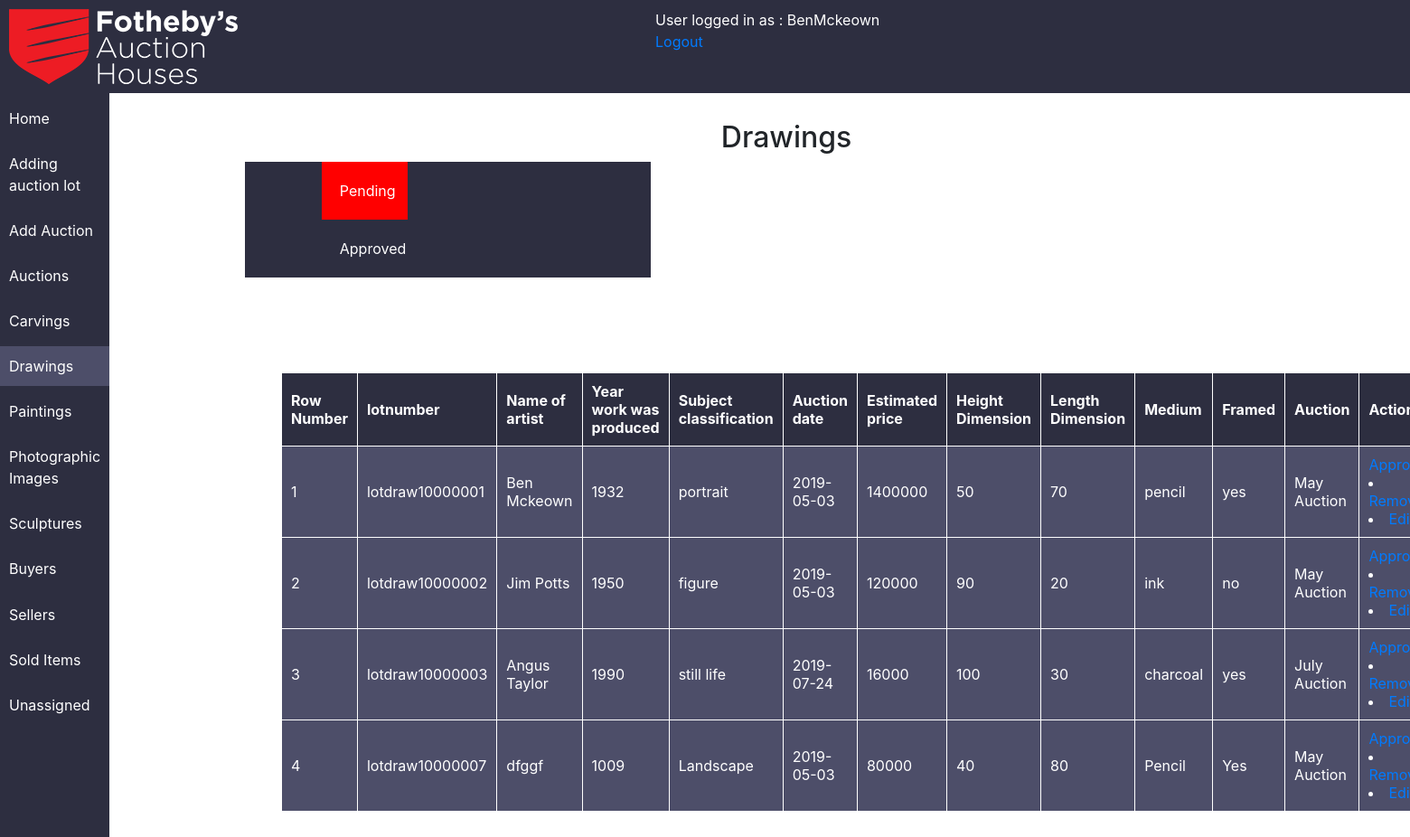
/default/public/admin/Drawings.php (signed in), run on the app's committed database.
### tables this page shows
CREATE TABLE `Drawings` (
  `idDrawings` int(11) NOT NULL AUTO_INCREMENT,
  `lotnumber` varchar(8) NOT NULL DEFAULT 'lotdraw',
  `Name_of_artist` varchar(45) DEFAULT NULL,
  `Year_work_produced` varchar(45) DEFAULT NULL,
  `subject_classification` varchar(45) DEFAULT NULL,
  `description` varchar(500) DEFAULT NULL,
  `auction_date` date DEFAULT NULL,
  `estimated_price` varchar(45) DEFAULT NULL,
  `Drawing_medium` varchar(45) DEFAULT NULL,
  `framed` varchar(45) DEFAULT NULL,
  `Height_dimension` varchar(45) DEFAULT NULL,
  `Length_dimension` varchar(45) DEFAULT NULL,
  `Auction` varchar(45) DEFAULT NULL,
  `status` varchar(45) DEFAULT NULL,
  `category` varchar(45) DEFAULT NULL,
  `sold_for` varchar(45) DEFAULT NULL,
  `commision_price` varchar(45) DEFAULT NULL,
  PRIMARY KEY (`idDrawings`,`lotnumber`)
);

### default/public/admin/Drawings.php (the view, shortened to what this page needs)
<?php
if (isset($_SESSION['loggedin']) && $_SESSION['loggedin'] == true){
require '../headers/header.php';
?>
<h2>Drawings</h2>
<div class="buttons">
<ul class="buttons">
  <a href="Drawings.php">
    <div class="active">
<li >
  Pending
</li>
</div>
</a>
<a href="approveddrawings.php">
  <li>
    Approved
  </li>
</a>
</ul>
</div>
<div class="con">
<div class="tableview">
<table id="tableid" width="100%">
  <tr>
    <th>
      Row Number
    </th>
     <th>lotnumber</th>
     <th>Name of artist</th>
     <th>Year work was produced</th>
   <th>Subject classification</th>
     <th>Auction date</th>
      <th>Estimated price</th>
       <th>Height Dimension</th>
        <th>Length Dimension</th>
         <th>Medium</th>
          <th>Framed</th>
          <th>Auction</th>
            <th>Action</th>
<?php
require '../config.php';
$results = $pdo->query('SELECT * FROM Drawings WHERE status = "pending"');
$i=1;
foreach($results as $row){
echo  '<tr id="wrapper">'.
'<td> <a>'.$i.'</a></td>'.
      '<td> <a>'.$row['lotnumber'].$row['idDrawings'].'</a></td>'.
      '<td><a>'. $row['Name_of_artist'].'</a></td>'.
      '<td><a>'.$row['Year_work_produced'] .'</a></td>'.
      '<td><a>'.$row['subject_classification'] .'</a></td>'.
      '<td><a>'.$row['auction_date'] .'</a></td>'.
      '<td><a>'.$row['estimated_price'] .'</a></td>'.
      '<td><a>'.$row['Height_dimension'] .'</a></td>'.
      '<td><a>'.$row['Length_dimension'] .'</a></td>'.
      '<td><a>'.$row['Drawing_medium'] .'</a></td>'.
        '<td><a>'.$row['framed'] .'</a></td>'.
      '<td><a>'.$row['Auction'] .'</a></td>'.
        '<ul class="actions">'.
        '<li><td><a href="approvedrawing.php?id='.$row['idDrawings'].'">Approve</a></li>'.
        '<li><a href="removedrawings.php?id='.$row['idDrawings'].'">Remove</a></li>
  <li><a href="viewdrawings.php?id='.$row['idDrawings'].'">Edit</a></li>
        </td>
          </li>'.
          '</ul>
</tr>';
$i++;
}
}
else{
  header('location:../login.php');
}
?>
</table>
</div>
</div>

### default/public/style.css (style rules this page uses)
ul { list-style: none; }
.buttons { background-color: #2d2e40; width: 30%; margin-left: 10%; }
.buttons ul { color:white; list-style:none; }
.buttons a { color: white; }
.buttons li { padding:20px; }
html,body { height:100%; margin:0; }
body { width: 100%; height: 100%; }
.tableview2 table,th,td { color:white; border: 1px solid white; }
.tableview { width: 100%; padding: 30px; display: flex; justify-content: center; }
.tableview table,th,td { color:white; border: 1px solid white; }
.tableview th { background-color: #2d2e40; padding:10px; }
.tableview td { padding:10px; background-color: #4d4e69; }
.con { display: flex; justify-content: center; align-items: center; margin-top: 5%; }
h2 { margin-top: 2%; text-align: center; }
.active { background-color: red; }

### data on the page
drawings: lotnumber "lotdraw", idDrawings "10000001", Name_of_artist "Ben Mckeown", Year_work_produced "1932", subject_classification "portrait", auction_date "2019-05-03", estimated_price "1400000", Height_dimension "50", Length_dimension "70", Drawing_medium "pencil", framed "yes", Auction "May Auction"
drawings: lotnumber "lotdraw", idDrawings "10000002", Name_of_artist "Jim Potts", Year_work_produced "1950", subject_classification "figure", auction_date "2019-05-03", estimated_price "120000", Height_dimension "90", Length_dimension "20", Drawing_medium "ink", framed "no", Auction "May Auction"
drawings: lotnumber "lotdraw", idDrawings "10000003", Name_of_artist "Angus Taylor", Year_work_produced "1990", subject_classification "still life", auction_date "2019-07-24", estimated_price "16000", Height_dimension "100", Length_dimension "30", Drawing_medium "charcoal", framed "yes", Auction "July Auction"
drawings: lotnumber "lotdraw", idDrawings "10000007", Name_of_artist "dfggf", Year_work_produced "1009", subject_classification "Landscape", auction_date "2019-05-03", estimated_price "80000", Height_dimension "40", Length_dimension "80", Drawing_medium "Pencil", framed "Yes", Auction "May Auction"

### other printed values
$_SESSION['username'] "BenMckeown"
